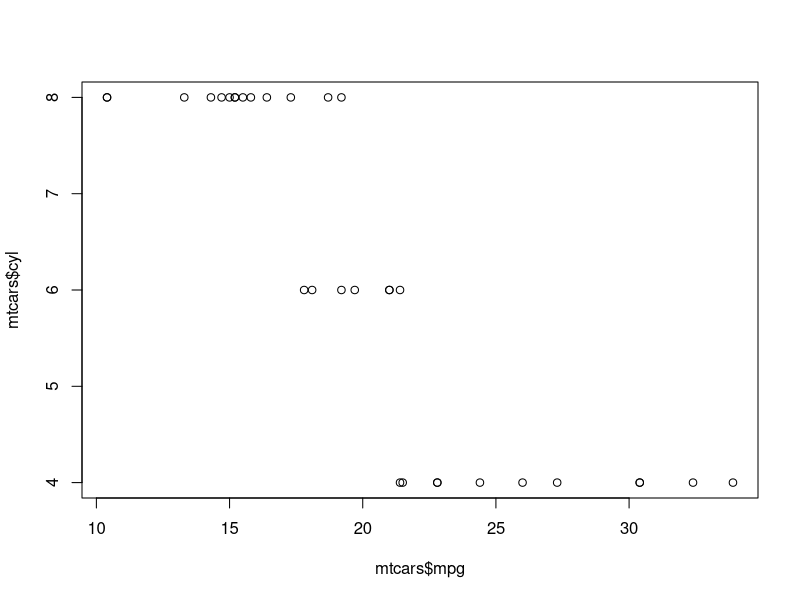

Write the R code that produced this figure.
## ---- chunk 1
knitr::opts_chunk$set(echo = TRUE)
## ---- chunk 2

plot(mtcars$mpg, mtcars$cyl)

